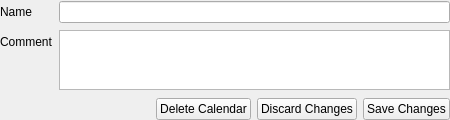
<?xml version="1.0" encoding="UTF-8"?>
<ui version="4.0">
 <class>CalendarDetailsForm</class>
 <widget class="QWidget" name="CalendarDetailsForm">
  <property name="geometry">
   <rect>
    <x>0</x>
    <y>0</y>
    <width>450</width>
    <height>120</height>
   </rect>
  </property>
  <property name="sizePolicy">
   <sizepolicy hsizetype="Preferred" vsizetype="Fixed">
    <horstretch>0</horstretch>
    <verstretch>0</verstretch>
   </sizepolicy>
  </property>
  <property name="windowTitle">
   <string>Form</string>
  </property>
  <layout class="QVBoxLayout" name="verticalLayout">
   <property name="margin">
    <number>0</number>
   </property>
   <item>
    <layout class="QFormLayout" name="formLayout">
     <item row="0" column="0">
      <widget class="QLabel" name="nameLabel">
       <property name="text">
        <string>Name</string>
       </property>
      </widget>
     </item>
     <item row="0" column="1">
      <widget class="QLineEdit" name="nameEdit"/>
     </item>
     <item row="1" column="0">
      <widget class="QLabel" name="commentLabel">
       <property name="text">
        <string>Comment</string>
       </property>
      </widget>
     </item>
     <item row="1" column="1">
      <widget class="QPlainTextEdit" name="commentEdit">
       <property name="maximumSize">
        <size>
         <width>16777215</width>
         <height>60</height>
        </size>
       </property>
      </widget>
     </item>
    </layout>
   </item>
   <item>
    <layout class="QHBoxLayout" name="buttonsLayout">
     <item>
      <spacer name="buttonsSpacer">
       <property name="orientation">
        <enum>Qt::Horizontal</enum>
       </property>
       <property name="sizeHint" stdset="0">
        <size>
         <width>40</width>
         <height>20</height>
        </size>
       </property>
      </spacer>
     </item>
     <item>
      <widget class="QPushButton" name="deleteCalendarButton">
       <property name="text">
        <string>Delete Calendar</string>
       </property>
      </widget>
     </item>
     <item>
      <widget class="QPushButton" name="discardChangesButton">
       <property name="text">
        <string>Discard Changes</string>
       </property>
      </widget>
     </item>
     <item>
      <widget class="QPushButton" name="saveChangesButton">
       <property name="text">
        <string>Save Changes</string>
       </property>
      </widget>
     </item>
    </layout>
   </item>
  </layout>
 </widget>
 <resources/>
 <connections/>
</ui>
